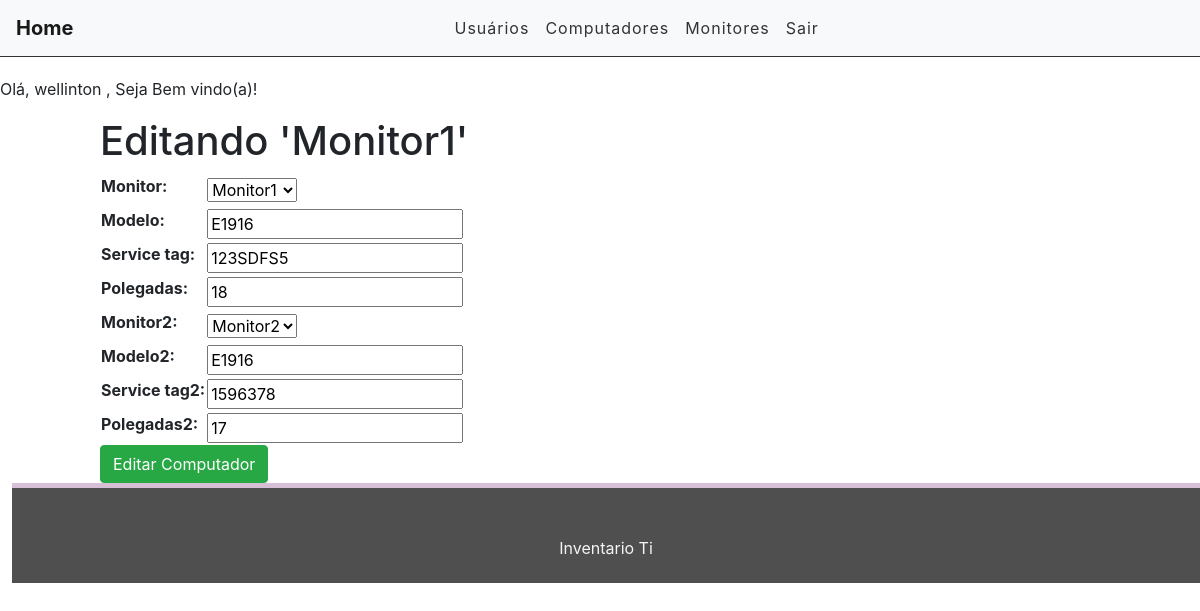
The app's page /monitores/monitores/edit/1 (signed in) with its own data.
### monitores/models.py (models this page shows, shortened)
class Monitor(models.Model):
    MONITOR = (('Monitor1', 'Monitor1'),('Monitor2', 'Monitor2'),)
    monitor = models.CharField(max_length=10, choices=MONITOR, blank=False, null=False, default='Monitor1')
    marca_monitor = models.CharField(max_length=10, default='Dell')
    modelo = models.CharField(max_length=30, default='E1916' )
    service_tag = models.CharField(max_length=30)
    polegadas = models.CharField(max_length=30)
    monitor2 = models.CharField(max_length=10, choices=MONITOR, blank=False, null=False, default='Monitor2')
    marca_monitor2 = models.CharField(max_length=10, default='Dell')
    modelo2 = models.CharField(max_length=30, default='E1916' )
    service_tag2 = models.CharField(max_length=30)
    polegadas2 = models.CharField(max_length=30)
    class Meta:
        verbose_name_plural = "Monitor"

### monitores/views.py (the view)
# urls.py: path('monitores/edit/<int:id>', views.editMonitor, name='edit_monitor'),
@login_required
def editMonitor(request, id):
    views = get_object_or_404(Monitor, pk=id)
    form = MonitorForm(instance=views)
    if(request.method == 'POST'):
        form = MonitorForm(request.POST, instance=views)
        if(form.is_valid()):
            views.save()
            return redirect('monitor_list')
        else:
            return render(request, 'monitores/edit-monitor.html', {'form': form, 'views': views})
    else:
        return render(request, 'monitores/edit-monitor.html', {'form': form, 'views': views})

### monitores/forms.py
class MonitorForm(forms.ModelForm):
    class Meta:
        model = Monitor
        fields = ('monitor', 'modelo','service_tag', 'polegadas', 'monitor2', 'modelo2', 'service_tag2', 'polegadas2')

### inventario/templates/monitores/edit-monitor.html (shortened to what this page needs)
{% extends 'base2.html' %}
{% load static %}
{% load crispy_forms_tags %}
{% block content %}
<p>Olá, {{ request.user.username }} , Seja Bem vindo(a)!</p>
<div class="offset-1 col-10 list-div">
    <h1> Editando '{{ views.monitor }}' </h1>
    <form method="POST">
        <table>
            {{ form.as_table }}
        </table>
        <input type="submit" class="btn btn-success" value="Editar Computador">
    </form>
</div>
{% endblock %}

### inventario/static/css/style.css (style rules this page uses)
.list-div { padding: 0; }

### records on screen
Monitor: monitor "Monitor1", modelo "E1916", service_tag "123SDFS5", polegadas "18", monitor2 "Monitor2", modelo2 "E1916", service_tag2 "1596378", polegadas2 "17"

### other values on screen
{{ request.user.username }} "wellinton"
